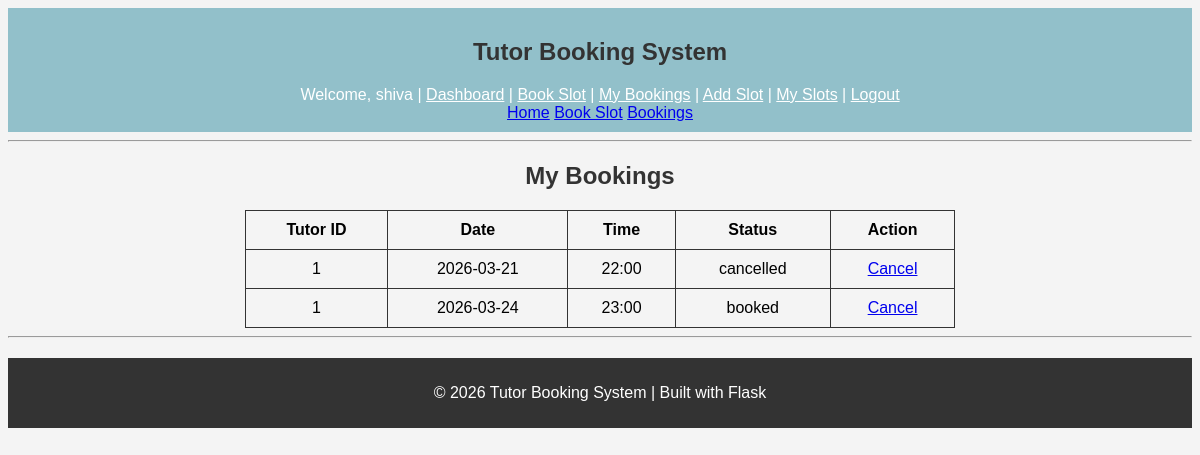
The app's page /my-bookings (signed in) with its own data.
### tables this page shows
CREATE TABLE bookings (
        id INTEGER PRIMARY KEY AUTOINCREMENT,
        student_id INTEGER,
        tutor_id INTEGER,
        slot_id INTEGER,
        status TEXT,
        FOREIGN KEY (student_id) REFERENCES users (id),
        FOREIGN KEY (tutor_id) REFERENCES users (id),
        FOREIGN KEY (slot_id) REFERENCES slots (id)
    );

CREATE TABLE slots (
        id INTEGER PRIMARY KEY AUTOINCREMENT,
        tutor_id INTEGER,
        date TEXT,
        time TEXT,
        is_booked INTEGER DEFAULT 0,
        FOREIGN KEY (tutor_id) REFERENCES users (id)
    );

### app.py (the view)
@app.route('/my-bookings')
def my_bookings():
    if 'user_id' not in session:
        return redirect('/login')
    conn = get_db_connection()
    cursor = conn.cursor()
    if session['role'] == 'admin':
        cursor.execute('''
            SELECT bookings.*, slots.date, slots.time
            FROM bookings
            JOIN slots ON bookings.slot_id = slots.id
        ''')
    elif session['role'] == 'student':
        student_id = session['user_id']
        cursor.execute('''
            SELECT bookings.*, slots.date, slots.time
            FROM bookings
            JOIN slots ON bookings.slot_id = slots.id
            WHERE bookings.student_id = ?
        ''', (student_id,))
    else:
        return "Access Denied ❌"
    bookings = cursor.fetchall()
    conn.close()
    return render_template('bookings.html', bookings=bookings)

### models.py (called while the page is built)
def get_db_connection():
    conn = sqlite3.connect('database.db')
    conn.row_factory = sqlite3.Row
    return conn

### templates/bookings.html (shortened to what this page needs)
<!DOCTYPE html>
{% extends 'base.html' %}
{% block content %}
<html>
<head>
</head>
<body>
    <h2>My Bookings</h2>
    <table border="1">
        <tr>
            <th>Tutor ID</th>
            <th>Date</th>
            <th>Time</th>
            <th>Status</th>
            <th>Action</th>
        </tr>
        {% for booking in bookings %}
        <tr>
            <td>{{ booking['tutor_id'] }}</td>
            <td>{{ booking['date'] }}</td>
            <td>{{ booking['time'] }}</td>
            <td>{{ booking['status'] }}</td>
            <td>
                <a href="/cancel/{{ booking['id'] }}" onclick="return confirm('Are you sure?')">Cancel</a>
            </td>
        </tr>
        {% endfor %}
    </table>
</body>
</html>
{% endblock %}

### static/css/style.css (style rules this page uses)
body { font-family: Arial; background-color: #f4f4f4; text-align: center; }
h2 { color: #333; }
table { margin: auto; border-collapse: collapse; width: 60%; }
table, th, td { border: 1px solid #333; padding: 10px; }

### records on screen
bookings: tutor_id "1", date "2026-03-21", time "22:00", status "cancelled"
bookings: tutor_id "1", date "2026-03-24", time "23:00", status "booked"

### other values on screen
{{ session['name'] }} "shiva"
